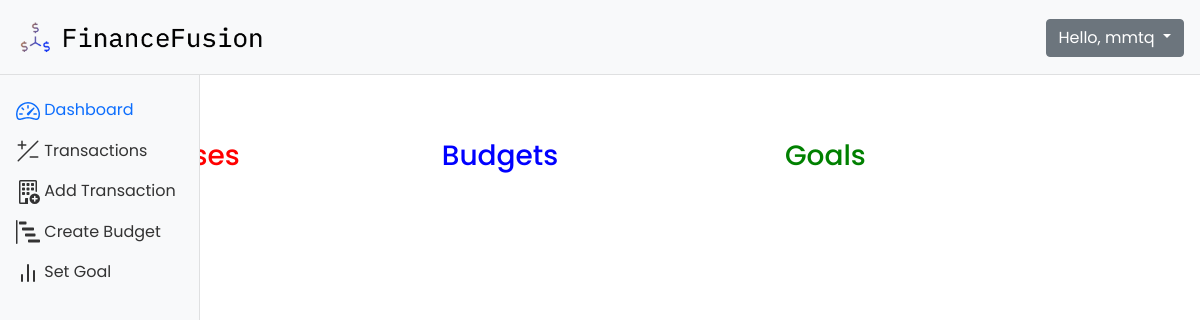
The app's page /dashboard/ (signed in), older data.
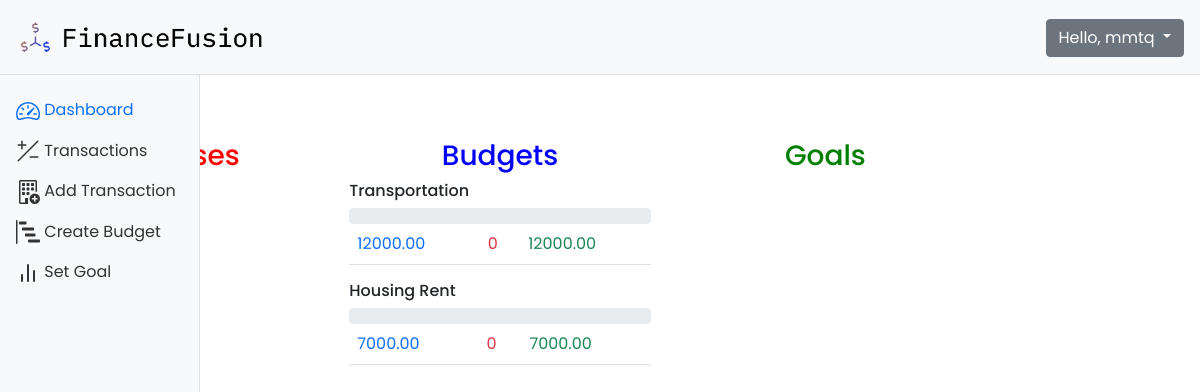
The same page, newer data.
### financeFusion/models.py (models this page shows, shortened)
class Category(models.Model):
    name = models.CharField(max_length=50)
    description = models.CharField(max_length=255, blank=True)

class Budget(models.Model):
    user = models.ForeignKey(User, on_delete=models.CASCADE, blank=True, null=True)
    name = models.CharField(max_length=50)
    description = models.CharField(max_length=255, blank=True)
    category = models.ForeignKey(Category, on_delete=models.CASCADE, blank=True, null=True)
    amount = models.DecimalField(max_digits=10, decimal_places=2, validators=[MinValueValidator(0)])
    start_date = models.DateField()
    end_date = models.DateField(blank=True, null=True)

### financeFusion/views.py (the view)
# urls.py: path('dashboard/', views.dashboard,name='dashboard'),
@login_required
def dashboard(request):
    current_date = date.today()
    results = models.Budget.objects.filter(
    Q(end_date__gte=current_date)
    )
    dic ={}
    data=[]
    for result in results:
        expenses = models.Transaction.objects.filter(Q(date__gte=result.start_date) & Q(date__lte=result.end_date),
                                                    user= request.user,
                                                    transaction_type='EXPENSE',
                                                    category=result.category,
                                                    ).values('category__name').annotate(total_amount=Sum('amount'))
        if expenses:
            dic = {}
            dic['category'] = result.category.name
            dic['budget'] = result.amount
            dic['expense'] = expenses[0]['total_amount']
            dic['expense_percentage'] = round((expenses[0]['total_amount'] / result.amount) * 100, 2)
            dic['amount_left'] = result.amount - expenses[0]['total_amount']
            data.append(dic)
        else:
            dic = {}
            dic['category'] = result.category.name
            dic['budget'] = result.amount
            dic['expense'] = 0
            dic['expense_percentage'] = 0
            dic['amount_left'] = result.amount
            data.append(dic)
    dash_active = active
    dash_active['dashboard'] = 1
    context = {'dash_active':dash_active, 'data':data}
    return render(request, 'dashboard.html',context)

### financeFusion/info_processor.py (called while the page is built)
def user_info(request):
    if request.user.is_authenticated:
        return {
            'user_name': request.user.username,
        }
    return {}

### templates/dashboard.html (shortened to what this page needs)
{%extends "base.html"%}
{%block main%}
<nav aria-label="breadcrumb">
  <ol class="breadcrumb">
      <li class="breadcrumb-item">
          <a href="/" class="text-decoration-none">
          </a>
      </li>
      <li class="breadcrumb-item active">
      </li>
  </ol>
</nav>
<div class="row g-4">
  <div class="col-lg-4 col-md-6">
    <div>
      <h3 style="color: red; text-align: center;">Expenses</h3>
    </div>
  </div>
  <div class="col-lg-4 col-md-6">
    <div>
      <h3 style="color: blue; text-align: center;">Budgets</h3>
    </div>
    {%for item in data%}
    <h6>{{item.category}}</h6>
    {%if item.expense_percentage < 60 %}
    <div class="progress">
    </div>
    {%elif item.expense_percentage < 90 %}
    <div class="progress">
      <div class="progress-bar progress-bar-striped bg-info" role="progressbar" style="width: {{item.expense_percentage}}%" aria-valuenow="{{item.expense_percentage}}" aria-valuemin="0" aria-valuemax="100">{{item.expense_percentage}}%</div>
    </div>
    {%elif item.expense_percentage < 99 %}
    <div class="progress">
      <div class="progress-bar progress-bar-striped bg-warning" role="progressbar" style="width: {{item.expense_percentage}}%" aria-valuenow="{{item.expense_percentage}}" aria-valuemin="0" aria-valuemax="100">{{item.expense_percentage}}%</div>
    </div>
    {%else%}
    <div class="progress">
      <div class="progress-bar progress-bar-striped bg-danger" role="progressbar" style="width: {{item.expense_percentage}}%" aria-valuenow="{{item.expense_percentage}}" aria-valuemin="0" aria-valuemax="100">{{item.expense_percentage}}%</div>
    </div>
    {%endif%}
    <table class="table">
      <tr>
        <td class= "text-primary">{{item.budget}}</td><td class= "text-danger">{{item.expense}}</td><td class= "text-success">{{item.amount_left}}</td>
      </tr>
    </table>
    {%endfor%}
  </div>
  <div class="col-lg-4 col-md-12">
    <div>
      <h3 style="color: green; text-align: center;">Goals</h3>
    </div>
</div>
{%endblock main%}

Row changes from the older to the newer data that the page shows:
now on this page (row unchanged): Category: category "Transportation"
added Budget: budget "12000.00", amount_left "12000.00"
now on this page (row unchanged): Category: category "Housing Rent"
added Budget: budget "7000.00", amount_left "7000.00"
Text that changed along with them:
new list line: "0"
